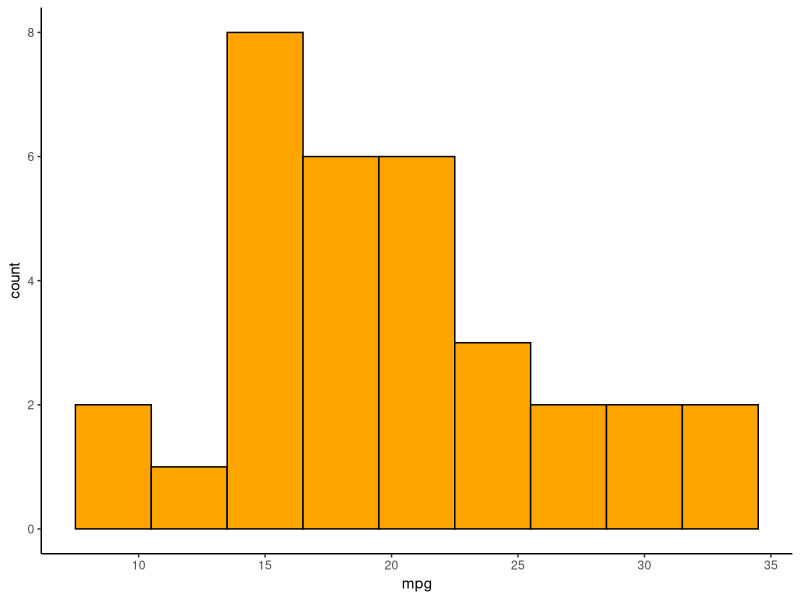

Write R code to recreate this figure.

# HGEN 612 Project 1
# Rachel Pitts
# Feb. 4 2026

###################################

# load required packages

library(ggplot2)

# load mtcars dataset

data("mtcars")

?mtcars  # 32 observations, 11 numeric variables


# initial plot

ggplot(mtcars,
       aes(x = mpg)) +
 geom_histogram(binwidth = 3, fill = "orange", color = "black") +
 theme_classic()  

